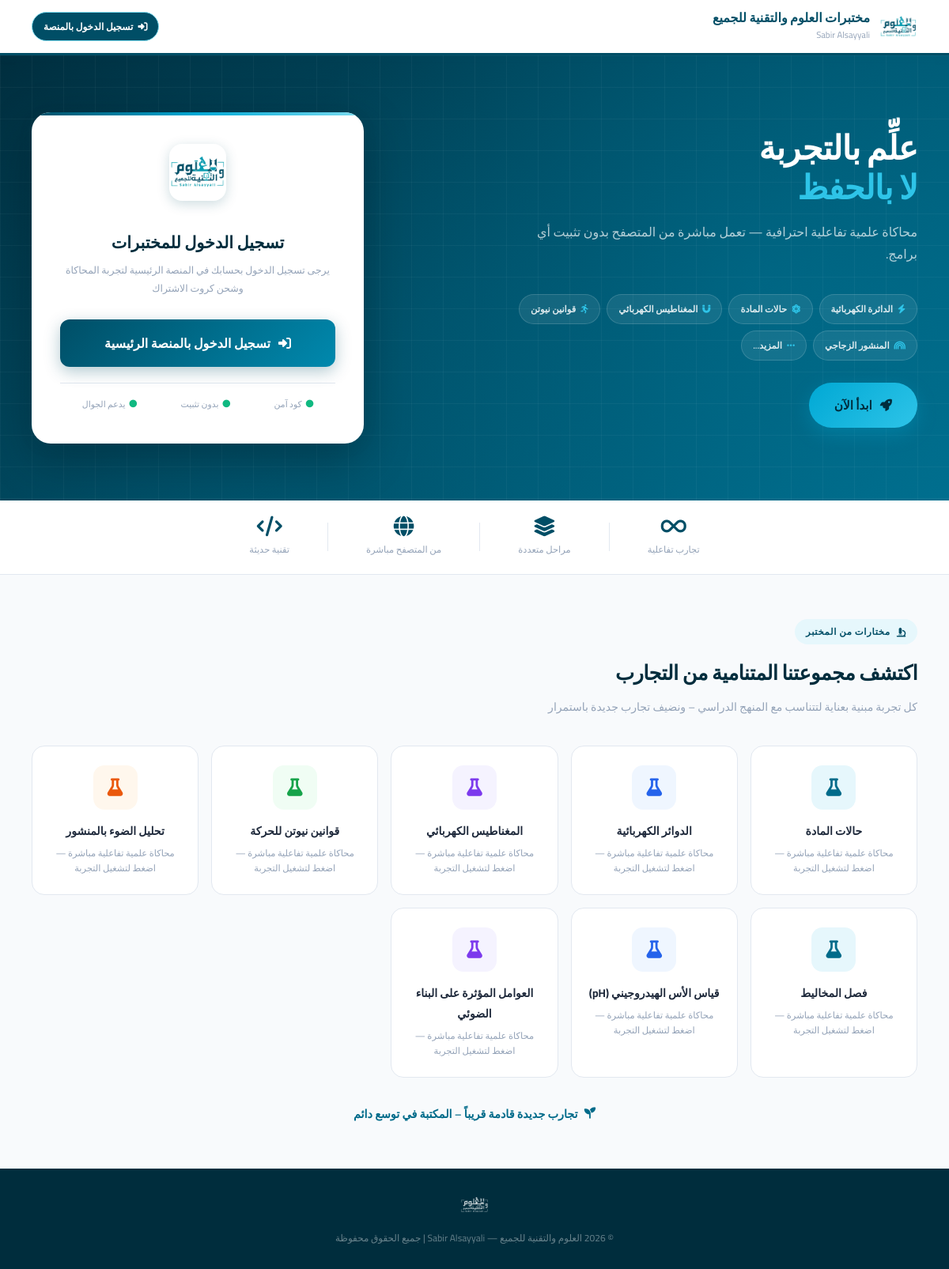
Before: / with the older database file.
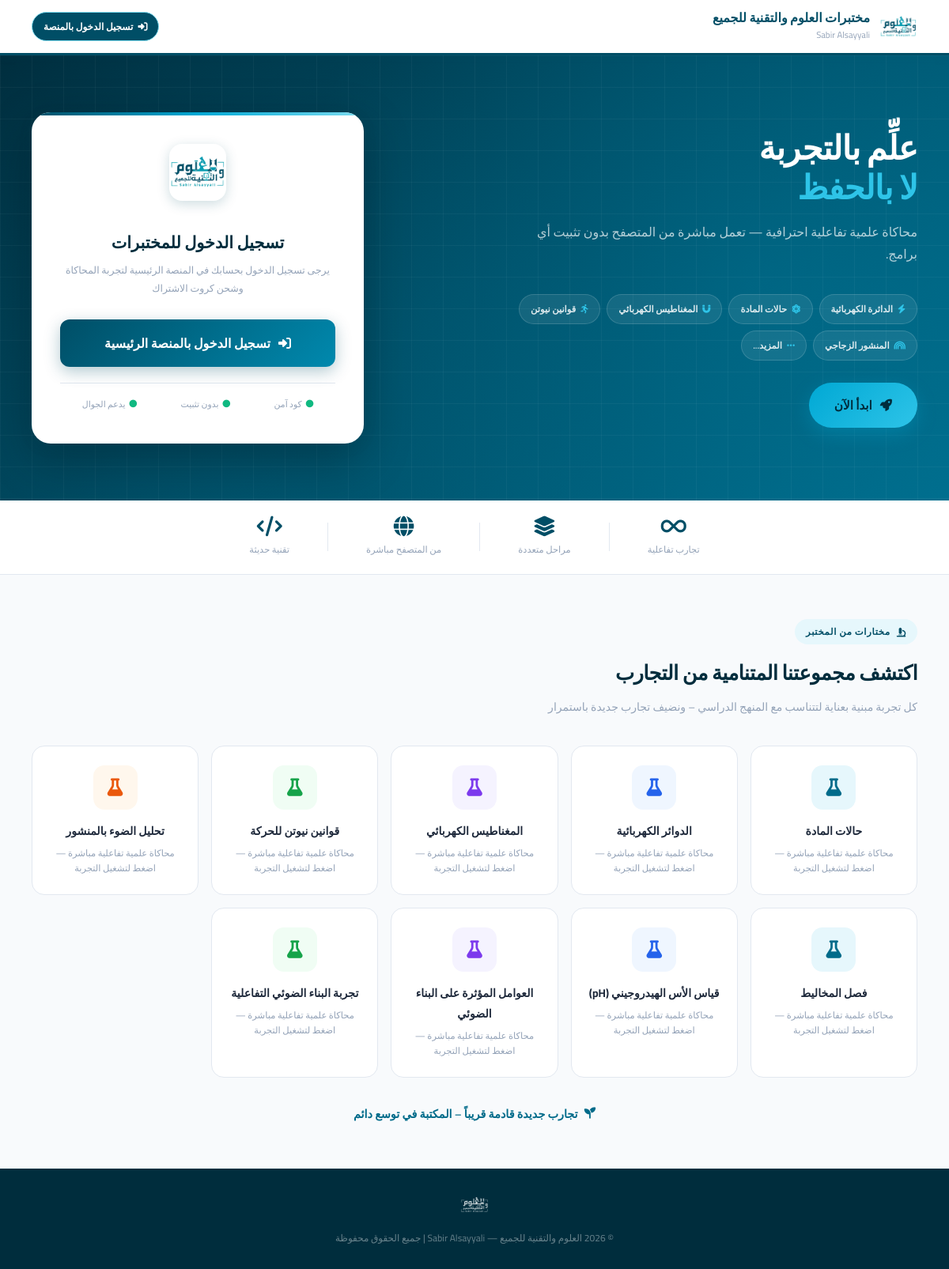
After: the same page with the newer database file.
### tables this page shows
CREATE TABLE IF NOT EXISTS `experiments` (
  `id` int(11) NOT NULL AUTO_INCREMENT,
  `code_name` varchar(50) NOT NULL,
  `title` varchar(100) NOT NULL,
  `page_url` varchar(100) NOT NULL,
  `image_url` varchar(255) DEFAULT NULL,
  `is_active` tinyint(4) DEFAULT 1 COMMENT '1=نشطة, 0=معطلة, 2=قيد التنفيذ/قريباً',
  `created_at` timestamp NOT NULL DEFAULT current_timestamp(),
  PRIMARY KEY (`id`),
  UNIQUE KEY `code_name` (`code_name`)
);

### functions.php (called while the page is built, shortened)
<?php
require_once __DIR__ . '/config.php';
function getAllExperiments($active_only = false) {
    global $conn;
    $query = "SELECT * FROM experiments";
    $query .= " ORDER BY id ASC";
    $result = mysqli_query($conn, $query);
    return $result ? $result->fetch_all(MYSQLI_ASSOC) : [];
}

### index.php (the view, shortened to what this page needs)
<?php
require_once 'config.php';
require_once 'functions.php';
$user_id = $_SESSION['user_id'] ?? $_SESSION['user']['id'] ?? null;
$user_name = $_SESSION['user_name'] ?? $_SESSION['user']['name'] ?? 'المعلم';
$user_days_left = 0;
?>
<!DOCTYPE html>
<html lang="ar" dir="rtl">
<head>
    <link rel="stylesheet" href="https://cdnjs.cloudflare.com/ajax/libs/font-awesome/6.4.0/css/all.min.css">
</head>
<body>
<header class="site-header">
    <a href="index.php" class="header-logo">
        <img src="logo2.png" alt="العلوم والتقنية للجميع">
        <div class="header-brand">
            <div class="header-brand-name"> مختبرات العلوم والتقنية للجميع </div>
            <div class="header-brand-sub">Sabir Alsayyali</div>
        </div>
    </a>
    <div style="display: flex; align-items: center; gap: 10px; flex-wrap: wrap;">
        <?php if ($user_id): ?>
            <a href="my-experiments.php" class="header-badge" style="text-decoration: none; background: #dcfce7; color: #166534; border-color: #86efac;">
                <i class="fas fa-user-check"></i>
                <span>أهلاً بك أستاذ <?=htmlspecialchars($user_name)?></span>
            </a>
            <div class="header-badge" style="background: #fef3c7; color: #92400e; border-color: #fcd34d; font-weight: 800;">
                <i class="fas fa-clock"></i>
                <span>الرصيد: <strong><?=htmlspecialchars($user_days_left)?></strong> يوم</span>
            </div>
            <a href="#rechargeSection" class="header-badge" style="text-decoration: none; background: var(--teal-800); color: white; border-color: var(--teal-700);">
                <i class="fas fa-bolt"></i>
                <span>شحن رصيد</span>
            </a>
        <?php else: ?>
            <a href="https://sabir511-platform.vercel.app/auth/login" class="header-badge" style="text-decoration: none; background: var(--teal-800); color: white;">
                <i class="fas fa-sign-in-alt"></i>
                <span>تسجيل الدخول بالمنصة</span>
            </a>
        <?php endif; ?>
    </div>
</header>
<section class="hero">
    <div class="hero-inner">
        <div class="hero-content">
            <h1 class="hero-title">
                علِّم بالتجربة<br>
                <span>لا بالحفظ</span>
            </h1>
            <p class="hero-desc">
                محاكاة علمية تفاعلية احترافية — تعمل مباشرة من المتصفح بدون تثبيت أي برامج.
            </p>
            <div class="hero-pills">
                <div class="hpill"><i class="fas fa-bolt"></i> الدائرة الكهربائية</div>
                <div class="hpill"><i class="fas fa-atom"></i> حالات المادة</div>
                <div class="hpill"><i class="fas fa-magnet"></i> المغناطيس الكهربائي</div>
                <div class="hpill"><i class="fas fa-running"></i> قوانين نيوتن</div>
                <div class="hpill"><i class="fas fa-rainbow"></i> المنشور الزجاجي</div>
                <div class="hpill"><i class="fas fa-ellipsis"></i> المزيد...</div>
            </div>
            <button type="button" class="btn-start-now" onclick="openPackagesModal()">
                <i class="fas fa-rocket"></i>
                <span>ابدأ الآن</span>
            </button>
        </div>
        <div class="login-card" id="loginSection">
            <div class="card-logo-wrap">
                <img src="logo2.png" alt="logo">
            </div>
            <div class="card-title">تسجيل الدخول للمختبرات</div>
            <div class="card-sub">يرجى تسجيل الدخول بحسابك في المنصة الرئيسية لتجربة المحاكاة وشحن كروت الاشتراك</div>
            <div style="margin-top: 24px; text-align: center;">
                <a href="https://sabir511-platform.vercel.app/auth/login" class="btn-enter" style="text-decoration: none;">
                    <i class="fas fa-sign-in-alt"></i>
                    <span>تسجيل الدخول بالمنصة الرئيسية</span>
                </a>
            </div>
            <div class="card-footer">
                <div class="cfbadge"><i class="fas fa-circle"></i> كود آمن</div>
                <div class="cfbadge"><i class="fas fa-circle"></i> بدون تثبيت</div>
                <div class="cfbadge"><i class="fas fa-circle"></i> يدعم الجوال</div>
            </div>
        </div>
    </div>
</section>
<div class="stats-strip">
    <div class="stats-inner">
        <div class="stat-item">
            <div class="stat-num"><i class="fas fa-infinity"></i></div>
            <div class="stat-lbl">تجارب تفاعلية</div>
        </div>
        <div class="stat-item">
            <div class="stat-num"><i class="fas fa-layer-group"></i></div>
            <div class="stat-lbl">مراحل متعددة</div>
        </div>
        <div class="stat-item">
            <div class="stat-num"><i class="fas fa-globe"></i></div>
            <div class="stat-lbl">من المتصفح مباشرة</div>
        </div>
        <div class="stat-item">
            <div class="stat-num"><i class="fas fa-code"></i></div>
            <div class="stat-lbl">تقنية حديثة</div>
        </div>
    </div>
</div>
<section class="experiments">
    <div class="section-tag"><i class="fas fa-microscope"></i> مختارات من المختبر</div>
    <h2 class="section-title">اكتشف مجموعتنا المتنامية من التجارب</h2>
    <p class="section-desc">كل تجربة مبنية بعناية لتتناسب مع المنهج الدراسي – ونضيف تجارب جديدة باستمرار</p>
    <?php $all_db_exps = getAllExperiments(); ?>
    <div class="exp-grid">
        <?php
        $color_classes = ['icon-teal', 'icon-blue', 'icon-purple', 'icon-green', 'icon-orange'];
        $i = 0;
        foreach ($all_db_exps as $exp):
            $color_cls = $color_classes[$i % count($color_classes)];
            $i++;
        ?>
            <div class="exp-card" style="cursor: pointer;" onclick="location.href='<?=htmlspecialchars($user_id ? $exp['page_url'] : 'https://sabir511-platform.vercel.app/auth/login')?>'">
                <div class="exp-icon <?=$color_cls?>">
                    <?php if (!empty($exp['image_url'])): ?>
                        <img src="<?=htmlspecialchars($exp['image_url'])?>" alt="<?=htmlspecialchars($exp['title'])?>" style="width:100%; height:100%; object-fit:cover; border-radius:12px;">
                    <?php else: ?>
                        <i class="fas fa-flask"></i>
                    <?php endif; ?>
                </div>
                <div class="exp-name"><?=htmlspecialchars($exp['title'])?></div>
                <div class="exp-desc">محاكاة علمية تفاعلية مباشرة — اضغط لتشغيل التجربة</div>
            </div>
        <?php endforeach; ?>
    </div>
    <div class="expand-note">
        <i class="fas fa-seedling"></i> تجارب جديدة قادمة قريباً – المكتبة في توسع دائم
    </div>
</section>
<footer class="site-footer">
    <div class="footer-logo">
        <img src="logo2.png" alt="logo">
    </div>
    <div class="footer-text">© 2026 العلوم والتقنية للجميع — Sabir Alsayyali | جميع الحقوق محفوظة</div>
</footer>
</body>
</html>

Changed rows visible on the page:
added experiments: title "تجربة البناء الضوئي التفاعلية"
